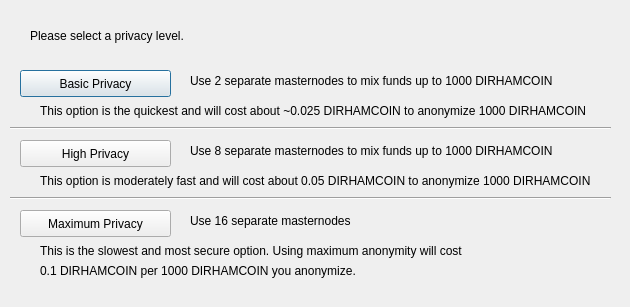
<?xml version="1.0" encoding="UTF-8"?>
<ui version="4.0">
 <class>DarksendConfig</class>
 <widget class="QDialog" name="DarksendConfig">
  <property name="geometry">
   <rect>
    <x>0</x>
    <y>0</y>
    <width>630</width>
    <height>307</height>
   </rect>
  </property>
  <property name="windowTitle">
   <string>Configure Darksend</string>
  </property>
  <widget class="QPushButton" name="buttonBasic">
   <property name="geometry">
    <rect>
     <x>20</x>
     <y>70</y>
     <width>151</width>
     <height>27</height>
    </rect>
   </property>
   <property name="text">
    <string>Basic Privacy</string>
   </property>
  </widget>
  <widget class="QPushButton" name="buttonHigh">
   <property name="geometry">
    <rect>
     <x>20</x>
     <y>140</y>
     <width>151</width>
     <height>27</height>
    </rect>
   </property>
   <property name="text">
    <string>High Privacy</string>
   </property>
  </widget>
  <widget class="QPushButton" name="buttonMax">
   <property name="geometry">
    <rect>
     <x>20</x>
     <y>210</y>
     <width>151</width>
     <height>27</height>
    </rect>
   </property>
   <property name="text">
    <string>Maximum Privacy</string>
   </property>
  </widget>
  <widget class="QLabel" name="label">
   <property name="geometry">
    <rect>
     <x>30</x>
     <y>20</y>
     <width>571</width>
     <height>31</height>
    </rect>
   </property>
   <property name="text">
    <string>Please select a privacy level.</string>
   </property>
  </widget>
  <widget class="QLabel" name="label_2">
   <property name="geometry">
    <rect>
     <x>190</x>
     <y>70</y>
     <width>421</width>
     <height>21</height>
    </rect>
   </property>
   <property name="text">
    <string>Use 2 separate masternodes to mix funds up to 1000 DIRHAMCOIN</string>
   </property>
  </widget>
  <widget class="QLabel" name="label_3">
   <property name="geometry">
    <rect>
     <x>190</x>
     <y>140</y>
     <width>411</width>
     <height>21</height>
    </rect>
   </property>
   <property name="text">
    <string>Use 8 separate masternodes to mix funds up to 1000 DIRHAMCOIN</string>
   </property>
  </widget>
  <widget class="QLabel" name="label_4">
   <property name="geometry">
    <rect>
     <x>190</x>
     <y>210</y>
     <width>421</width>
     <height>21</height>
    </rect>
   </property>
   <property name="text">
    <string>Use 16 separate masternodes</string>
   </property>
  </widget>
  <widget class="QLabel" name="label_6">
   <property name="geometry">
    <rect>
     <x>40</x>
     <y>100</y>
     <width>561</width>
     <height>21</height>
    </rect>
   </property>
   <property name="text">
    <string>This option is the quickest and will cost about ~0.025 DIRHAMCOIN to anonymize 1000 DIRHAMCOIN</string>
   </property>
  </widget>
  <widget class="QLabel" name="label_7">
   <property name="geometry">
    <rect>
     <x>40</x>
     <y>170</y>
     <width>561</width>
     <height>21</height>
    </rect>
   </property>
   <property name="text">
    <string>This option is moderately fast and will cost about 0.05 DIRHAMCOIN to anonymize 1000 DIRHAMCOIN</string>
   </property>
  </widget>
  <widget class="QLabel" name="label_8">
   <property name="geometry">
    <rect>
     <x>40</x>
     <y>240</y>
     <width>561</width>
     <height>21</height>
    </rect>
   </property>
   <property name="text">
    <string>This is the slowest and most secure option. Using maximum anonymity will cost</string>
   </property>
  </widget>
  <widget class="QLabel" name="label_9">
   <property name="geometry">
    <rect>
     <x>40</x>
     <y>260</y>
     <width>561</width>
     <height>21</height>
    </rect>
   </property>
   <property name="text">
    <string>0.1 DIRHAMCOIN per 1000 DIRHAMCOIN you anonymize.</string>
   </property>
  </widget>
  <widget class="Line" name="line">
   <property name="geometry">
    <rect>
     <x>10</x>
     <y>120</y>
     <width>601</width>
     <height>16</height>
    </rect>
   </property>
   <property name="orientation">
    <enum>Qt::Horizontal</enum>
   </property>
  </widget>
  <widget class="Line" name="line_2">
   <property name="geometry">
    <rect>
     <x>10</x>
     <y>190</y>
     <width>601</width>
     <height>16</height>
    </rect>
   </property>
   <property name="orientation">
    <enum>Qt::Horizontal</enum>
   </property>
  </widget>
 </widget>
 <resources/>
 <connections/>
</ui>
